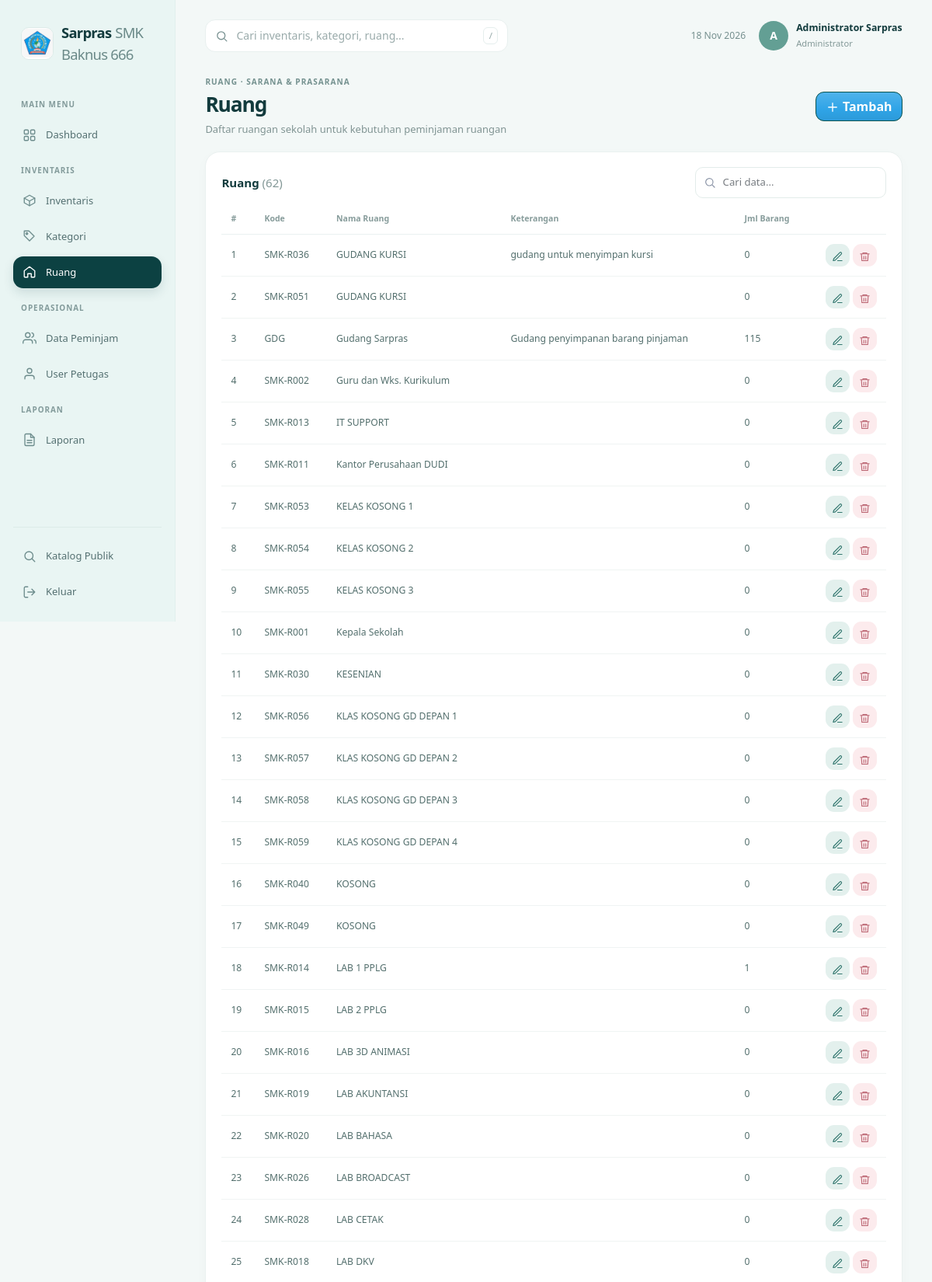
/pages/master.php?m=ruang (signed in, upper part), run on the app's committed database.
### tables this page shows
CREATE TABLE `ruang` (
  `id_ruang` int(11) NOT NULL,
  `nama_ruang` varchar(60) NOT NULL,
  `kode_ruang` varchar(10) NOT NULL,
  `keterangan` varchar(255) DEFAULT NULL
);

### app/init.php (called while the page is built, shortened)
<?php
spl_autoload_register(function (string $className): void {
    $classFile = __DIR__ . '/' . $className . '.php';
});
require_once __DIR__ . '/helpers.php';

### app/Auth.php (called while the page is built, shortened)
<?php
class Auth
{
    public static function user(): ?array
    {
        return $_SESSION['user'] ?? null;
    }
    public static function guard(array $roles = []): array
    {
        $user = self::user();
        return $user;
    }
}

### app/master_config.php (called while the page is built, shortened)
<?php
function master_config(): array
{
    $administrator = 'administrator';
    $operator = 'operator';
    $userId = Auth::user()['id'] ?? 0;
    $today = date('Y-m-d');
}

### app/Database.php (called while the page is built, shortened)
<?php
class Database
{
    private static ?PDO $pdo = null;
    public static function conn(): PDO
    {
        return self::$pdo ??= new PDO(
            'mysql:host=' . DB_HOST . ';dbname=' . DB_NAME . ';charset=utf8mb4',
            DB_USER,
            DB_PASS,
            [
                PDO::ATTR_ERRMODE => PDO::ERRMODE_EXCEPTION,
                PDO::ATTR_DEFAULT_FETCH_MODE => PDO::FETCH_ASSOC,
            ]
        );
    }
    public static function q(string $sql, array $p = []): PDOStatement
    {
        $statement = self::conn()->prepare($sql);
        $statement->execute($p);
        return $statement;
    }
    public static function all(string $sql, array $p = []): array
    {
        return self::q($sql, $p)->fetchAll();
    }
}

### app/Crud.php (called while the page is built, shortened)
<?php
class Crud
{
    public function rows(): array
    {
        return Database::all($this->config['sql']);
    }
}

### pages/master.php (the view, shortened to what this page needs)
<?php
require __DIR__ . '/../app/init.php';
require __DIR__ . '/../app/master_config.php';
$masterConfigs = master_config();
$moduleKey = $_GET['m'] ?? '';
$config = $masterConfigs[$moduleKey];
$user = Auth::guard($config['roles']);
$isOperatorApprovals = $moduleKey === 'pegawai' && $user['level'] === 'operator';
$crud = new Crud($config);
$canDelete = in_array($user['level'], $config['del'] ?? $config['roles'], true);
function cell($value, $format): string
{
    return e($value);
}
$rows = $isOperatorApprovals ? [] : $crud->rows();
$borrowerGrade = static function (string $position): string {
    if (preg_match('/^(?:Siswa\s*-\s*)?(XII|XI|X)(?:\s|$)/iu', trim($position), $match)) {
        return strtolower($match[1]);
    }
    return 'other';
};
$actions = $isOperatorApprovals
    ? ''
    : '<button class="btn btn-primary" data-add data-bs-toggle="modal" data-bs-target="#modalMaster">' . icon('plus', 18) . ' Tambah</button>';
require __DIR__ . '/../includes/header.php';
?>
<?php if (!$isOperatorApprovals): ?>
<div class="panel panel-mint">
  <div class="d-flex justify-content-between align-items-center mb-2 flex-wrap gap-2">
    <div class="panel-title mb-0"><?= e($config['title']) ?> <span class="text-muted fw-normal">(<?= count($rows) ?>)</span></div>
    <div class="d-flex align-items-center gap-2 flex-wrap">
      <div class="search-box"><?= icon('search', 16) ?><input class="form-control" placeholder="Cari data..." data-filter="#tblMaster"></div>
    </div>
  </div>
  <div class="table-responsive">
    <table class="tbl" id="tblMaster">
      <thead><tr><th>#</th>
        <?php foreach ($config['cols'] as $columnKey => $column): ?><th><?= e(is_array($column) ? $column[0] : $column) ?></th><?php endforeach ?>
        <th></th></tr></thead>
      <tbody>
      <?php foreach ($rows as $index => $row): unset($row['password']); ?>
        <tr<?= $moduleKey === 'pegawai' ? ' data-grade="' . e($borrowerGrade((string)$row['jabatan'])) . '"' : '' ?>>
          <td><?= $index + 1 ?></td>
          <?php foreach ($config['cols'] as $columnKey => $column): ?>
            <td><?= cell($row[$columnKey], is_array($column) ? $column[1] : null) ?></td>
          <?php endforeach ?>
          <td class="text-end text-nowrap">
            <button class="btn btn-sm btn-blue-soft" data-edit="<?= e(json_encode($row, JSON_UNESCAPED_UNICODE)) ?>" data-bs-toggle="modal" data-bs-target="#modalMaster" title="Ubah"><?= icon('edit', 15) ?></button>
            <?php if ($canDelete): ?>
            <form method="post" class="d-inline" data-confirm="Hapus data ini?">
              <button class="btn btn-sm btn-red-soft" title="Hapus"><?= icon('trash', 15) ?></button>
            </form>
            <?php endif ?>
          </td>
        </tr>
      <?php endforeach ?>
      </tbody>
    </table>
  </div>
</div>
<?php endif ?>
<?php require __DIR__ . '/../includes/footer.php'; ?>

### app/helpers.php (shortened to what this page needs)
<?php
function e($value): string
{
    return htmlspecialchars((string)$value, ENT_QUOTES, 'UTF-8');
}
function icon(string $name, int $size = 20): string
{
    static $paths = [
        'grid' => '<rect x="3" y="3" width="7" height="7" rx="1.5"/><rect x="14" y="3" width="7" height="7" rx="1.5"/><rect x="3" y="14" width="7" height="7" rx="1.5"/><rect x="14" y="14" width="7" height="7" rx="1.5"/>',
        'box' => '<path d="M21 8l-9-5-9 5v8l9 5 9-5z"/><path d="M3 8l9 5 9-5M12 13v8"/>',
        'tag' => '<path d="M20 12l-8 8-9-9V3h8z"/><circle cx="7.5" cy="7.5" r="1.5"/>',
        'home' => '<path d="M3 10l9-7 9 7v10a1 1 0 0 1-1 1h-5v-6H9v6H4a1 1 0 0 1-1-1z"/>',
        'users' => '<path d="M17 21v-2a4 4 0 0 0-4-4H5a4 4 0 0 0-4 4v2"/><circle cx="9" cy="7" r="4"/><path d="M23 21v-2a4 4 0 0 0-3-3.9M16 3.1a4 4 0 0 1 0 7.8"/>',
        'user' => '<path d="M20 21v-2a4 4 0 0 0-4-4H8a4 4 0 0 0-4 4v2"/><circle cx="12" cy="7" r="4"/>',
        'out' => '<path d="M7 17L17 7M8 7h9v9"/>',
        'back' => '<path d="M17 7L7 17M16 17H7V8"/>',
        'file' => '<path d="M14 2H6a2 2 0 0 0-2 2v16a2 2 0 0 0 2 2h12a2 2 0 0 0 2-2V8z"/><path d="M14 2v6h6M8 13h8M8 17h8"/>',
        'logout' => '<path d="M9 21H5a2 2 0 0 1-2-2V5a2 2 0 0 1 2-2h4M16 17l5-5-5-5M21 12H9"/>',
        'plus' => '<path d="M12 5v14M5 12h14"/>',
        'edit' => '<path d="M12 20h9M16.5 3.5a2.1 2.1 0 0 1 3 3L7 19l-4 1 1-4z"/>',
        'trash' => '<path d="M3 6h18M8 6V4h8v2M19 6l-1 14H6L5 6M10 11v6M14 11v6"/>',
        'search' => '<circle cx="11" cy="11" r="7"/><path d="M21 21l-4.3-4.3"/>',
        'bell' => '<path d="M18 8a6 6 0 0 0-12 0c0 7-3 9-3 9h18s-3-2-3-9M13.7 21a2 2 0 0 1-3.4 0"/>',
        'download' => '<path d="M21 15v4a2 2 0 0 1-2 2H5a2 2 0 0 1-2-2v-4M7 10l5 5 5-5M12 15V3"/>',
        'upload' => '<path d="M21 15v4a2 2 0 0 1-2 2H5a2 2 0 0 1-2-2v-4M17 8l-5-5-5 5M12 3v12"/>',
        'check' => '<path d="M20 6L9 17l-5-5"/>',
        'clock' => '<circle cx="12" cy="12" r="9"/><path d="M12 7v5l3 2"/>',
        'print' => '<path d="M6 9V2h12v7M6 18H4a2 2 0 0 1-2-2v-5a2 2 0 0 1 2-2h16a2 2 0 0 1 2 2v5a2 2 0 0 1-2 2h-2M6 14h12v8H6z"/>',
        'sun' => '<circle cx="12" cy="12" r="4"/><path d="M12 2v2M12 20v2M4.9 4.9l1.4 1.4M17.7 17.7l1.4 1.4M2 12h2M20 12h2M4.9 19.1l1.4-1.4M17.7 6.3l1.4-1.4"/>',
    ];
    return '<svg class="ico" width="' . $size . '" height="' . $size . '" viewBox="0 0 24 24" fill="none" stroke="currentColor" stroke-width="1.8" stroke-linecap="round" stroke-linejoin="round">'
        . ($paths[$name] ?? '')
        . '</svg>';
}

### assets/css/style.css (style rules this page uses)
:root { --coral: #ff7f7f; --coral-d: #f26a6a; --coral-l: #ffe3e1; --mint: #eef2ea; --blue: #f1f5f6; --peach: #fdf3f1; --gray: #f5f6f9; --ink: #101a33; --maroon: #4b1f1f; --muted: #8a93a6; --ok: #1f9d6b; --warn: #f0a030; --bad: #ef5f5f; --bs-primary: #ff7f7f; --bs-primary-rgb: 255, 127, 127; --bs-link-color: #e0615f; --bs-link-hover-color: #c94a4a; --bs-link-color-rgb: 224, 97, 95; --bs-link-hover-color-rgb: 201, 74, 74; }
* { -webkit-font-smoothing: antialiased; }
body { font-family: "Poppins", "Segoe UI", system-ui, -apple-system, Roboto, sans-serif; background: linear-gradient(160deg, #bcc4d0 0%, #e8ebf1 100%) fixed; color: #2a3350; min-height: 100vh; padding: 28px; font-size: .92rem; }
.ico { vertical-align: -4px; flex: none; }
.panel { border-radius: 22px; padding: 20px 22px; }
.panel-mint { background: var(--mint); }
.panel-title { font-size: 1.12rem; font-weight: 500; color: var(--ink); margin-bottom: 14px; }
.tbl { width: 100%; border-collapse: separate; border-spacing: 0 8px; }
.tbl th { font-size: .76rem; font-weight: 500; color: #596378; padding: 0 14px 2px; white-space: nowrap; }
.tbl td { background: #fff; padding: 12px 14px; vertical-align: middle; font-size: .84rem; color: #3b4660; }
.tbl td:first-child { border-radius: 14px 0 0 14px; }
.tbl td:last-child { border-radius: 0 14px 14px 0; }
.btn { border-radius: 12px; font-weight: 500; }
.btn-primary { --bs-btn-bg: #ff7f7f; --bs-btn-border-color: #ff7f7f; --bs-btn-color: #fff; --bs-btn-hover-bg: #f26a6a; --bs-btn-hover-border-color: #f26a6a; --bs-btn-hover-color: #fff; --bs-btn-active-bg: #e95b5b; --bs-btn-active-border-color: #e95b5b; --bs-btn-active-color: #fff; --bs-btn-disabled-bg: #ff7f7f; --bs-btn-disabled-border-color: #ff7f7f; --bs-btn-focus-shadow-rgb: 255, 127, 127; }
.btn-blue-soft { background: #dff0ff; color: #2a7de1; border: 0; }
.btn-red-soft { background: #ffe3e1; color: #d94f4f; border: 0; }
.form-control, .form-select { border-radius: 12px; border-color: #e2e6ec; background-color: #fff; }
.search-box { position: relative; }
.search-box .ico { position: absolute; left: 12px; top: 10px; color: var(--muted); }
.search-box .form-control { padding-left: 36px; min-width: 240px; }
body.app-modern { --dash-ink: #123b3d; --dash-muted: #82999a; --dash-line: #e8f0ef; margin: 0; padding: 0; min-height: 100vh; color: #426261; background: #f3f8f7; font-size: .88rem; }
.app-nav-link .ico { color: #6e8d8d; }
.app-nav-link.active .ico { color: #fff; }
.app-modern .panel { padding: 19px 20px; border: 1px solid #eaf1f0; border-radius: 19px; box-shadow: 0 5px 17px rgba(26,73,71,.025); }
.app-modern .panel-white, .app-modern .panel-mint, .app-modern .panel-blue, .app-modern .panel-peach, .app-modern .panel-gray { background: #fff; }
.app-modern .panel-title { color: var(--dash-ink); font-size: .94rem; font-weight: 650; }
.app-modern .text-muted { color: #829796 !important; }
.app-modern .btn { border-radius: 11px; font-weight: 550; }
.app-modern .btn-primary { --bs-btn-bg: #0c5552; --bs-btn-border-color: #0c5552; --bs-btn-hover-bg: #0a4442; --bs-btn-hover-border-color: #0a4442; --bs-btn-active-bg: #083c3a; --bs-btn-active-border-color: #083c3a; --bs-btn-focus-shadow-rgb: 12, 85, 82; }
.app-modern .btn-blue-soft { background: #e3f0ed; color: #33776f; }
.app-modern .btn-red-soft { background: #fcebed; color: #bb6572; }
.app-modern .tbl { border-spacing: 0; }
.app-modern .tbl th { padding: 11px 12px; color: #879c9b; border-bottom: 1px solid #eaf1f0; font-size: .66rem; font-weight: 650; }
.app-modern .tbl td { padding: 12px; color: #536f6d; border-bottom: 1px solid #f0f4f3; background: transparent; font-size: .76rem; }
.app-modern .tbl td:first-child, .app-modern .tbl td:last-child { border-radius: 0; }
.app-modern .form-control, .app-modern .form-select { min-height: 40px; border-color: #e3ecea; border-radius: 10px; color: #426261; font-size: .82rem; }
.app-modern .search-box .form-control { min-width: 190px; padding-left: 35px; }
.app-modern .search-box .ico { top: 12px; left: 11px; }

### data on the page
ruang: kode_ruang "SMK-R036", nama_ruang "GUDANG KURSI", keterangan "gudang untuk menyimpan kursi", column "0", $size 15 (drawn)
ruang: kode_ruang "SMK-R051", nama_ruang "GUDANG KURSI", column "0", $size 15 (drawn)
ruang: kode_ruang "GDG", nama_ruang "Gudang Sarpras", keterangan "Gudang penyimpanan barang pinjaman", column "115", $size 15 (drawn)
ruang: kode_ruang "SMK-R002", nama_ruang "Guru dan Wks. Kurikulum", column "0", $size 15 (drawn)
ruang: kode_ruang "SMK-R013", nama_ruang "IT SUPPORT", column "0", $size 15 (drawn)
ruang: kode_ruang "SMK-R011", nama_ruang "Kantor Perusahaan DUDI", column "0", $size 15 (drawn)
ruang: kode_ruang "SMK-R053", nama_ruang "KELAS KOSONG 1", column "0", $size 15 (drawn)
ruang: kode_ruang "SMK-R054", nama_ruang "KELAS KOSONG 2", column "0", $size 15 (drawn)
ruang: kode_ruang "SMK-R055", nama_ruang "KELAS KOSONG 3", column "0", $size 15 (drawn)
ruang: kode_ruang "SMK-R001", nama_ruang "Kepala Sekolah", column "0", $size 15 (drawn)
ruang: kode_ruang "SMK-R030", nama_ruang "KESENIAN", column "0", $size 15 (drawn)
ruang: kode_ruang "SMK-R056", nama_ruang "KLAS KOSONG GD DEPAN 1", column "0", $size 15 (drawn)
ruang: kode_ruang "SMK-R057", nama_ruang "KLAS KOSONG GD DEPAN 2", column "0", $size 15 (drawn)
ruang: kode_ruang "SMK-R058", nama_ruang "KLAS KOSONG GD DEPAN 3", column "0", $size 15 (drawn)
ruang: kode_ruang "SMK-R059", nama_ruang "KLAS KOSONG GD DEPAN 4", column "0"
ruang: kode_ruang "SMK-R040", nama_ruang "KOSONG", column "0", $size 15 (drawn)
ruang: kode_ruang "SMK-R049", nama_ruang "KOSONG", column "0", $size 15 (drawn)
ruang: kode_ruang "SMK-R014", nama_ruang "LAB 1 PPLG", column "1", $size 15 (drawn)
ruang: kode_ruang "SMK-R015", nama_ruang "LAB 2 PPLG", column "0", $size 15 (drawn)
ruang: kode_ruang "SMK-R016", nama_ruang "LAB 3D ANIMASI", column "0", $size 15 (drawn)
ruang: kode_ruang "SMK-R019", nama_ruang "LAB AKUNTANSI", column "0", $size 15 (drawn)
ruang: kode_ruang "SMK-R020", nama_ruang "LAB BAHASA", column "0", $size 15 (drawn)
ruang: kode_ruang "SMK-R026", nama_ruang "LAB BROADCAST", column "0", $size 15 (drawn)
ruang: kode_ruang "SMK-R028", nama_ruang "LAB CETAK", column "0", $size 15 (drawn)
ruang: kode_ruang "SMK-R018", nama_ruang "LAB DKV", column "0", $size 15 (drawn)

### other printed values
$group "MAIN MENU"
$label "Dashboard"
$group "INVENTARIS"
$label "Inventaris"
$label "Kategori"
$label "Ruang"
$group "OPERASIONAL"
$label "Data Peminjam"
$label "User Petugas"
$group "LAPORAN"
$label "Laporan"
substr($user['nama'], 0, 1) "A"
$user['nama'] "Administrator Sarpras"
$user['level'] "Administrator"
$title "RUANG"
